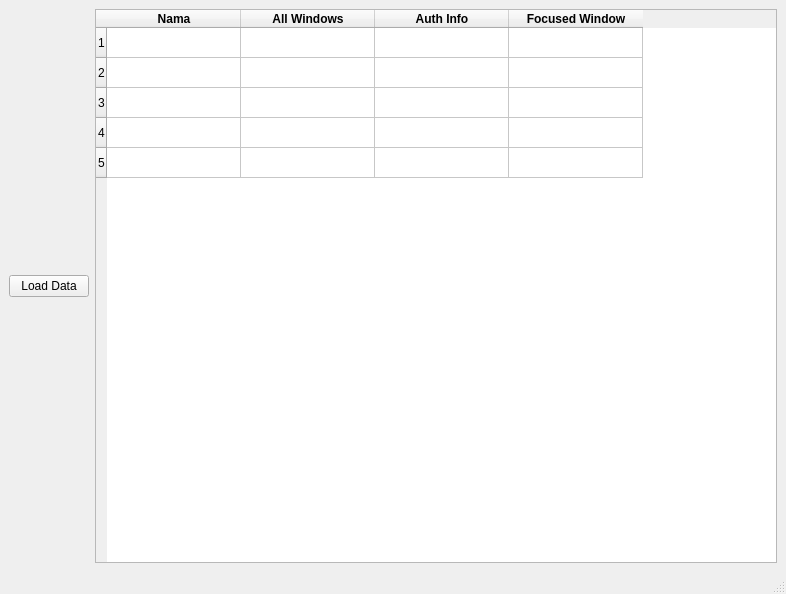
<?xml version="1.0" encoding="UTF-8"?>
<ui version="4.0">
 <class>MainWindow</class>
 <widget class="QMainWindow" name="MainWindow">
  <property name="geometry">
   <rect>
    <x>0</x>
    <y>0</y>
    <width>786</width>
    <height>594</height>
   </rect>
  </property>
  <property name="windowTitle">
   <string>TaskWatcher</string>
  </property>
  <widget class="QWidget" name="centralwidget">
   <layout class="QHBoxLayout" name="horizontalLayout">
    <item>
     <widget class="QPushButton" name="btn_load_data">
      <property name="text">
       <string>Load Data</string>
      </property>
     </widget>
    </item>
    <item>
     <layout class="QVBoxLayout" name="verticalLayout">
      <item>
       <widget class="QTableWidget" name="tableWidget">
        <property name="midLineWidth">
         <number>-5</number>
        </property>
        <property name="selectionMode">
         <enum>QAbstractItemView::SingleSelection</enum>
        </property>
        <property name="selectionBehavior">
         <enum>QAbstractItemView::SelectRows</enum>
        </property>
        <property name="rowCount">
         <number>5</number>
        </property>
        <property name="columnCount">
         <number>4</number>
        </property>
        <attribute name="horizontalHeaderCascadingSectionResizes">
         <bool>true</bool>
        </attribute>
        <attribute name="horizontalHeaderDefaultSectionSize">
         <number>134</number>
        </attribute>
        <attribute name="horizontalHeaderMinimumSectionSize">
         <number>35</number>
        </attribute>
        <attribute name="horizontalHeaderStretchLastSection">
         <bool>false</bool>
        </attribute>
        <attribute name="verticalHeaderMinimumSectionSize">
         <number>25</number>
        </attribute>
        <attribute name="verticalHeaderStretchLastSection">
         <bool>false</bool>
        </attribute>
        <row/>
        <row/>
        <row/>
        <row/>
        <row/>
        <column>
         <property name="text">
          <string>Nama</string>
         </property>
         <property name="font">
          <font>
           <weight>75</weight>
           <bold>true</bold>
          </font>
         </property>
        </column>
        <column>
         <property name="text">
          <string>All Windows</string>
         </property>
         <property name="font">
          <font>
           <weight>75</weight>
           <bold>true</bold>
          </font>
         </property>
        </column>
        <column>
         <property name="text">
          <string>Auth Info</string>
         </property>
         <property name="font">
          <font>
           <weight>75</weight>
           <bold>true</bold>
          </font>
         </property>
        </column>
        <column>
         <property name="text">
          <string>Focused Window</string>
         </property>
         <property name="font">
          <font>
           <weight>75</weight>
           <bold>true</bold>
          </font>
         </property>
        </column>
       </widget>
      </item>
     </layout>
    </item>
   </layout>
  </widget>
  <widget class="QStatusBar" name="statusbar"/>
  <action name="actionOpen_Directory">
   <property name="text">
    <string>&amp;Open Directory</string>
   </property>
  </action>
  <action name="actionExit">
   <property name="text">
    <string>&amp;Exit</string>
   </property>
  </action>
  <action name="actionAbout">
   <property name="text">
    <string>&amp;About</string>
   </property>
  </action>
 </widget>
 <resources/>
 <connections/>
</ui>
